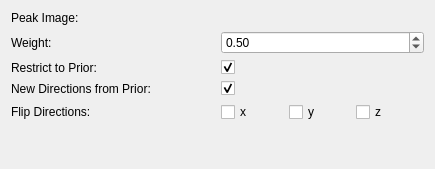
     <widget class="QWidget" name="page_prior">
      <property name="geometry">
       <rect>
        <x>0</x>
        <y>0</y>
        <width>435</width>
        <height>169</height>
       </rect>
      </property>
      <attribute name="label">
       <string>Tractography Prior</string>
      </attribute>
      <layout class="QGridLayout" name="gridLayout_9">
       <item row="1" column="0">
        <widget class="QLabel" name="m_PriorLabel_2">
         <property name="text">
          <string>Weight:</string>
         </property>
        </widget>
       </item>
       <item row="1" column="1">
        <widget class="QDoubleSpinBox" name="m_PriorWeightBox">
         <property name="toolTip">
          <string>Weighting factor between prior and data.</string>
         </property>
         <property name="maximum">
          <double>1.000000000000000</double>
         </property>
         <property name="singleStep">
          <double>0.100000000000000</double>
         </property>
         <property name="value">
          <double>0.500000000000000</double>
         </property>
        </widget>
       </item>
       <item row="0" column="0">
        <widget class="QLabel" name="m_PriorLabel">
         <property name="text">
          <string>Peak Image:</string>
         </property>
        </widget>
       </item>
       <item row="5" column="0">
        <spacer name="verticalSpacer_7">
         <property name="orientation">
          <enum>Qt::Vertical</enum>
         </property>
         <property name="sizeHint" stdset="0">
          <size>
           <width>20</width>
           <height>40</height>
          </size>
         </property>
        </spacer>
       </item>
       <item row="3" column="1">
        <widget class="QCheckBox" name="m_NewDirectionsFromPriorBox">
         <property name="toolTip">
          <string>If unchecked, the prior cannot create directions where there are none in the data.</string>
         </property>
         <property name="text">
          <string/>
         </property>
         <property name="checked">
          <bool>true</bool>
         </property>
        </widget>
       </item>
       <item row="3" column="0">
        <widget class="QLabel" name="m_PriorLabel_4">
         <property name="text">
          <string>New Directions from Prior:</string>
         </property>
        </widget>
       </item>
       <item row="2" column="0">
        <widget class="QLabel" name="m_PriorLabel_3">
         <property name="text">
          <string>Restrict to Prior:</string>
         </property>
        </widget>
       </item>
       <item row="0" column="1">
        <widget class="QmitkSingleNodeSelectionWidget" name="m_PriorImageSelectionWidget" native="true"/>
       </item>
       <item row="2" column="1">
        <widget class="QCheckBox" name="m_PriorAsMaskBox">
         <property name="toolTip">
          <string>Restrict tractography to regions where the prior is valid.</string>
         </property>
         <property name="text">
          <string/>
         </property>
         <property name="checked">
          <bool>true</bool>
         </property>
        </widget>
       </item>
       <item row="4" column="1">
        <widget class="QFrame" name="frame_10">
         <property name="frameShape">
          <enum>QFrame::NoFrame</enum>
         </property>
         <property name="frameShadow">
          <enum>QFrame::Raised</enum>
         </property>
         <layout class="QGridLayout" name="gridLayout_20">
          <property name="leftMargin">
           <number>0</number>
          </property>
          <property name="topMargin">
           <number>0</number>
          </property>
          <property name="rightMargin">
           <number>0</number>
          </property>
          <property name="bottomMargin">
           <number>0</number>
          </property>
          <property name="spacing">
           <number>0</number>
          </property>
          <item row="0" column="1">
           <widget class="QCheckBox" name="m_PriorFlipYBox">
            <property name="text">
             <string>y</string>
            </property>
           </widget>
          </item>
          <item row="0" column="0">
           <widget class="QCheckBox" name="m_PriorFlipXBox">
            <property name="text">
             <string>x</string>
            </property>
           </widget>
          </item>
          <item row="0" column="2">
           <widget class="QCheckBox" name="m_PriorFlipZBox">
            <property name="text">
             <string>z</string>
            </property>
           </widget>
          </item>
         </layout>
        </widget>
       </item>
       <item row="4" column="0">
        <widget class="QLabel" name="m_PriorLabel_5">
         <property name="text">
          <string>Flip Directions:</string>
         </property>
        </widget>
       </item>
      </layout>
     </widget>
